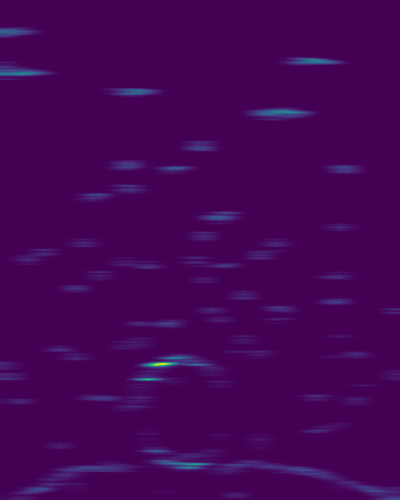
#> input picture sonar_results/position_-25.png, 400 x 500 px
$ python freespan_detection.py
#> lines starting #> are read from the running program, lines starting #| are printed output that depends on the picture; after the words box and inside, x2 and y2 are one past the last pixel; in counts of white or black regions, pixels touching at a corner belong together
import cv2
import numpy as np
import matplotlib.pyplot as plt
from scipy.ndimage import label
from scipy.spatial import KDTree
from tqdm import tqdm
from sklearn.decomposition import PCA

def bresenham_line(x0, y0, x1, y1):
    """Generate points using Bresenham's line algorithm."""
    points = []
    dx = abs(x1 - x0)
    dy = abs(y1 - y0)
    sx = 1 if x0 < x1 else -1
    sy = 1 if y0 < y1 else -1
    err = dx - dy

    while True:
        points.append((x0, y0))
        if x0 == x1 and y0 == y1:
            break
        e2 = 2 * err
        if e2 > -dy:
            err -= dy
            x0 += sx
        if e2 < dx:
            err += dx
            y0 += sy
    return points

# Load the image for both pipeline and seafloor detection
image_path = 'sonar_results/position_-25.png'
image = cv2.imread(image_path, cv2.IMREAD_GRAYSCALE)
#> image: shape (500, 400); min 30, max 215, mean 32.4

# Validate the image load
if image is None:
    raise ValueError("Image not loaded properly. Please check the file path.")

# Apply adaptive thresholding and invert for seafloor detection
binary_image = cv2.adaptiveThreshold(image, 255, cv2.ADAPTIVE_THRESH_GAUSSIAN_C,
                                     cv2.THRESH_BINARY, 11, 2)
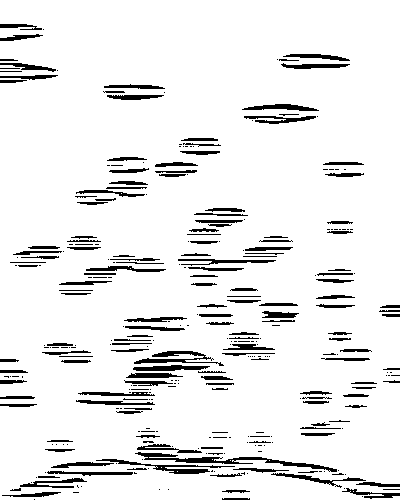
#> binary_image: shape (500, 400); 91.7% white; 324 black regions (165 under 20 px), largest, box (x1, y1, x2, y2) and area: (135, 452, 337, 472) 821, (96, 459, 235, 474) 480, (134, 351, 224, 366) 465
binary_image = cv2.bitwise_not(binary_image)  # Focus on dark areas

# Detect pipelines using Hough Circles
blurred = cv2.GaussianBlur(image, (9, 9), 0)
circles = cv2.HoughCircles(blurred, cv2.HOUGH_GRADIENT_ALT, 2, 100,
                           param1=30, param2=0.1, minRadius=40, maxRadius=100)
#> circles = [[186, 414, 57.29]]

pipeline_mask = np.zeros_like(image)
if circles is not None:
    circles = np.round(circles[0, :]).astype("int")
#> circles = [[186, 414, 57]]
    for (x, y, r) in circles:
        cv2.circle(pipeline_mask, (x, y), r, 255, -1)
#> this loop made 1 pass
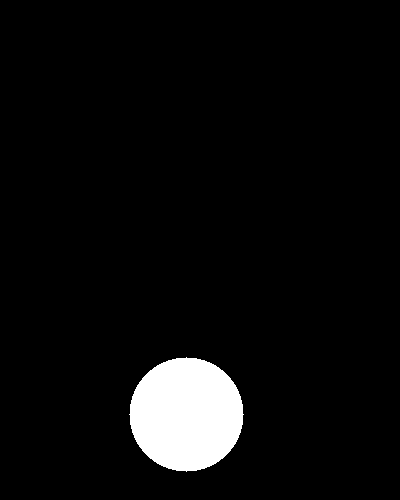
#> pipeline_mask: shape (500, 400); 5.1% white; 1 white region, box (x1, y1, x2, y2) and area: (129, 357, 244, 472) 10189

# Find the top of the pipe
if circles is not None:
    top_of_pipe = min(circles[:, 1] - circles[:, 2])  # y - radius
#> top_of_pipe = 357
else:
    top_of_pipe = 0  # If no pipe is detected, keep the entire image

# Remove everything above the top of the pipe
binary_image[:top_of_pipe, :] = 0
#> binary_image: shape (500, 400); 3.5% white; 138 white regions (80 under 20 px), largest, box (x1, y1, x2, y2) and area: (135, 452, 337, 472) 821, (96, 459, 235, 474) 480, (133, 365, 210, 371) 318

# Label connected components
labeled_image, num_labels = label(binary_image, structure=np.ones((3, 3)))
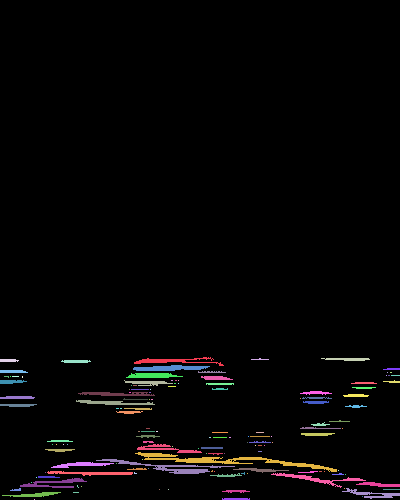
#> labeled_image: shape (500, 400) int32; 139 distinct labels, from 0 to 138; one colour per label, 0 black
#> num_labels = 138

# Remove large objects (noise)
min_size = 500  # Adjust this value based on the expected size of noise objects
filtered_image = np.zeros_like(binary_image)

for i in range(1, num_labels + 1):
    component = (labeled_image == i)
    component_size = np.sum(component)
    if component_size < min_size:
        filtered_image[component] = 255
#> this loop made 138 passes
#> component_size on passes 1 to 12: 272, 20, 113, 52, 80, 318, 30, 77, 42, 1, 2, 222
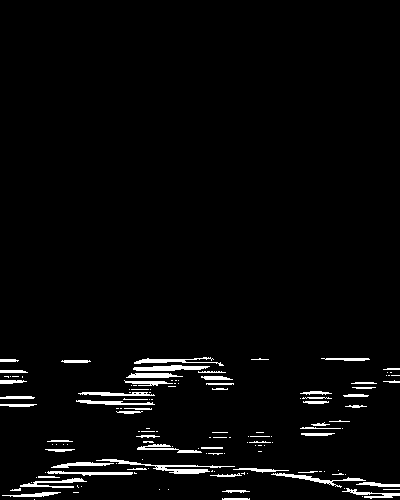
#> filtered_image: shape (500, 400); 3% white; 137 white regions (80 under 20 px), largest, box (x1, y1, x2, y2) and area: (96, 459, 235, 474) 480, (133, 365, 210, 371) 318, (271, 473, 366, 488) 288

# Identify and connect original non-zero pixels
original_non_zero_points = np.column_stack(np.where(filtered_image > 0))
#> original_non_zero_points = 6095 pairs, first value 357 to 499, second value 0 to 399

# Calculate PCA for the direction of maximum variance
pca = PCA(n_components=2)
pca.fit(original_non_zero_points)
principal_direction = pca.components_[0]

# Connect pixels using Bresenham's line algorithm biased towards principal direction
radius = 5
kd_tree = KDTree(original_non_zero_points)
connected_image = filtered_image.copy()

for i, (x0, y0) in enumerate(tqdm(original_non_zero_points, desc="Processing Pixels", ncols=100)):
    neighbors = kd_tree.query_ball_point([x0, y0], radius)
    for j in neighbors:
        if i != j:
            x1, y1 = original_non_zero_points[j]
            # Calculate the dot product to check alignment with principal direction
            vector = np.array([x1 - x0, y1 - y0])
            dot_product = np.dot(vector, principal_direction)
            if dot_product > 0:  # Connect only if aligned with principal direction
                for (px, py) in bresenham_line(x0, y0, x1, y1):
                    connected_image[px, py] = 255
#> this loop made 6095 passes
#> (x0, y0) on passes 11 to 13: (358, 196), (358, 197), (358, 198)
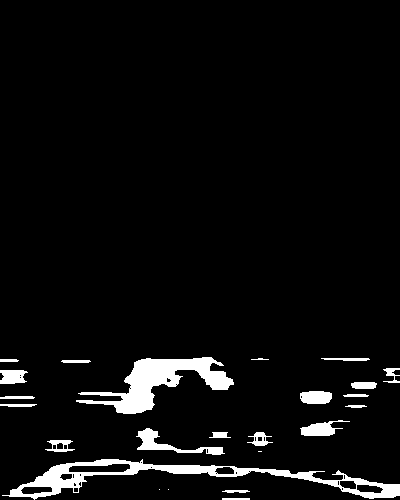
#> connected_image: shape (500, 400); 5.1% white; 24 white regions (3 under 20 px), largest, box (x1, y1, x2, y2) and area: (2, 459, 400, 500) 3690, (76, 357, 234, 414) 3302, (136, 428, 225, 455) 676

# Label connected components again after connecting
labeled_image, num_labels = label(connected_image, structure=np.ones((3, 3)))
#> labeled_image: shape (500, 400) int32; 25 distinct labels, from 0 to 24

# Find and save the largest connected component (seafloor)
max_size = 0
largest_component = None
for i in range(1, num_labels + 1):
    component_size = np.sum(labeled_image == i)
    if component_size > max_size:
        max_size = component_size
        largest_component = i

seafloor_mask = (labeled_image == largest_component).astype(np.uint8) * 255
#> seafloor_mask: shape (500, 400); 1.8% white; 1 white region, box (x1, y1, x2, y2) and area: (2, 459, 400, 500) 3690
cv2.imwrite('sonar_results/largest_seafloor_component.png', seafloor_mask)

# Calculate and display overlap
overlap_mask = cv2.bitwise_and(pipeline_mask, seafloor_mask)
#> overlap_mask: shape (500, 400); 0.11% white; 2 white regions (1 under 20 px), largest, box (x1, y1, x2, y2) and area: (161, 465, 210, 472) 215
overlap_area = np.sum(overlap_mask > 0)

# Calculate percentage overlap
pipeline_area = np.sum(pipeline_mask > 0)
overlap_percentage = (overlap_area / pipeline_area) * 100 if pipeline_area > 0 else 0

# Create a color composite image for better visualization
color_image = cv2.cvtColor(image, cv2.COLOR_GRAY2BGR)
color_image[seafloor_mask > 0] = [0, 255, 0]  # Green for seafloor
color_image[pipeline_mask > 0] = [255, 0, 0]  # Blue for pipeline
color_image[overlap_mask > 0] = [0, 0, 255]   # Red for overlap
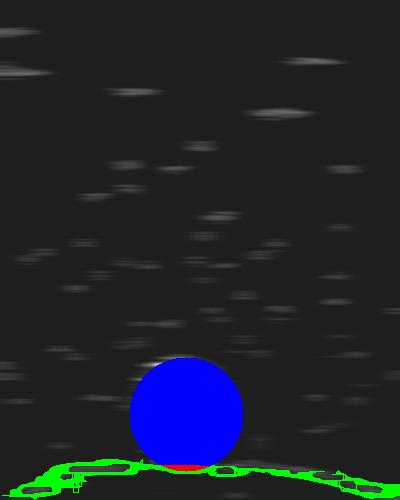
#> color_image: shape (500, 400, 3); mean B, G, R 42.5, 34.2, 30.1

# Calculate and draw the ellipse of variance
eclips_center = [200,200]
cov = np.cov(original_non_zero_points, rowvar=False)
eigenvalues, eigenvectors = np.linalg.eigh(cov)

# Get the largest eigenvalue and corresponding eigenvector
largest_eigenval = eigenvalues[-1]
largest_eigenvec = eigenvectors[:, -1]

# Get the smallest eigenvalue and corresponding eigenvector
smallest_eigenval = eigenvalues[0]
smallest_eigenvec = eigenvectors[:, 0]

# Angle of the ellipse
angle = np.arctan2(largest_eigenvec[1], largest_eigenvec[0])

# Calculate width and height of the ellipse
width = 2 * np.sqrt(largest_eigenval)
height = 2 * np.sqrt(smallest_eigenval)

# Create the ellipse patch
ellipse = plt.matplotlib.patches.Ellipse(eclips_center, height, width, angle=np.degrees(angle), edgecolor='yellow', facecolor='none')

# Display all results
fig, ax = plt.subplots(1, 6, figsize=(36, 6))
ax[0].imshow(image, cmap='gray')
ax[0].set_title('Original Image')
ax[1].imshow(pipeline_mask, cmap='gray')
ax[1].set_title('Pipeline Detected')

# Add the ellipse to the plot
ax[2].imshow(filtered_image, cmap='gray')
ax[2].add_patch(ellipse)
ax[2].set_title('Ellipse of Variance')

ax[3].set_title('Seafloor Detected')
ax[3].imshow(seafloor_mask, cmap='gray')
ax[3].set_title('Pipeline Detected')
ax[4].imshow(overlap_mask, cmap='gray')
ax[4].set_title(f'Overlap (Area: {overlap_area} pixels)')
ax[5].imshow(color_image)
ax[5].set_title(f'Composite Image\nOverlap: {overlap_percentage:.2f}%')
plt.show()
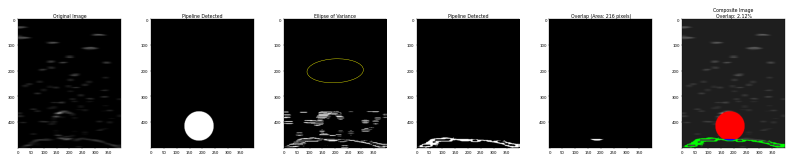
#> figure drawn by matplotlib, 6 panels; B, G, R data is drawn as R, G, B
